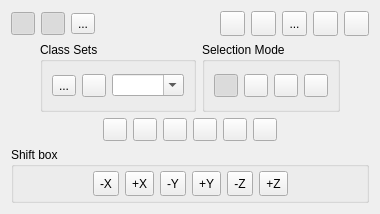
<?xml version="1.0" encoding="UTF-8"?>
<ui version="4.0">
 <class>AnnotationsDlg</class>
 <widget class="QDialog" name="AnnotationsDlg">
  <property name="geometry">
   <rect>
    <x>0</x>
    <y>0</y>
    <width>380</width>
    <height>214</height>
   </rect>
  </property>
  <property name="sizePolicy">
   <sizepolicy hsizetype="Maximum" vsizetype="Maximum">
    <horstretch>0</horstretch>
    <verstretch>0</verstretch>
   </sizepolicy>
  </property>
  <property name="windowTitle">
   <string>Annotations</string>
  </property>
  <layout class="QVBoxLayout" name="verticalLayout">
   <item>
    <layout class="QHBoxLayout" name="horizontalLayout_2">
     <item>
      <widget class="QToolButton" name="pauseToolButton">
       <property name="toolTip">
        <UInt>0</UInt>
       </property>
       <property name="statusTip">
        <string>Pause Annotation</string>
       </property>
       <property name="icon">
        <iconset resource="../MainWindow.qrc">
         <normaloff>:/Resources/images/smallPause.png</normaloff>:/Resources/images/smallPause.png</iconset>
       </property>
       <property name="checkable">
        <bool>true</bool>
       </property>
       <property name="checked">
        <bool>true</bool>
       </property>
       <property name="autoRaise">
        <bool>true</bool>
       </property>
      </widget>
     </item>
     <item>
      <widget class="QToolButton" name="showBoxToolButton">
       <property name="toolTip">
        <string>Show/hide bounding box</string>
       </property>
       <property name="statusTip">
        <string>Show Annotations</string>
       </property>
       <property name="icon">
        <iconset resource="../MainWindow.qrc">
         <normaloff>:/Resources/images/square.png</normaloff>:/Resources/images/square.png</iconset>
       </property>
       <property name="checkable">
        <bool>true</bool>
       </property>
       <property name="checked">
        <bool>true</bool>
       </property>
       <property name="autoRaise">
        <bool>true</bool>
       </property>
      </widget>
     </item>
     <item>
      <widget class="QToolButton" name="showOriginToolButton">
       <property name="text">
        <string>...</string>
       </property>
       <property name="icon">
        <iconset resource="../MainWindow.qrc">
         <normaloff>:/Resources/images/store.png</normaloff>:/Resources/images/store.png</iconset>
       </property>
       <property name="checkable">
        <bool>true</bool>
       </property>
      </widget>
     </item>
     <item>
      <spacer name="horizontalSpacer_9">
       <property name="orientation">
        <enum>Qt::Horizontal</enum>
       </property>
       <property name="sizeHint" stdset="0">
        <size>
         <width>40</width>
         <height>20</height>
        </size>
       </property>
      </spacer>
     </item>
     <item>
      <widget class="QToolButton" name="resetButton">
       <property name="minimumSize">
        <size>
         <width>25</width>
         <height>25</height>
        </size>
       </property>
       <property name="toolTip">
        <string>Reset</string>
       </property>
       <property name="statusTip">
        <string>Reset</string>
       </property>
       <property name="icon">
        <iconset resource="../MainWindow.qrc">
         <normaloff>:/Resources/images/smallReset.png</normaloff>:/Resources/images/smallReset.png</iconset>
       </property>
      </widget>
     </item>
     <item>
      <widget class="QToolButton" name="saveButton">
       <property name="minimumSize">
        <size>
         <width>25</width>
         <height>25</height>
        </size>
       </property>
       <property name="toolTip">
        <string>save annotations</string>
       </property>
       <property name="statusTip">
        <string>save annotations</string>
       </property>
       <property name="icon">
        <iconset resource="../MainWindow.qrc">
         <normaloff>:/Resources/images/small_save.png</normaloff>:/Resources/images/small_save.png</iconset>
       </property>
      </widget>
     </item>
     <item>
      <widget class="QToolButton" name="exportCloudWithAnnotations">
       <property name="minimumSize">
        <size>
         <width>25</width>
         <height>25</height>
        </size>
       </property>
       <property name="toolTip">
        <string>Export Annotations to SF</string>
       </property>
       <property name="text">
        <string>...</string>
       </property>
       <property name="icon">
        <iconset resource="../MainWindow.qrc">
         <normaloff>:/Resources/images/typeSF.png</normaloff>:/Resources/images/typeSF.png</iconset>
       </property>
      </widget>
     </item>
     <item>
      <widget class="QToolButton" name="importClassSetsButton">
       <property name="minimumSize">
        <size>
         <width>25</width>
         <height>25</height>
        </size>
       </property>
       <property name="toolTip">
        <string>import ClassSets</string>
       </property>
       <property name="statusTip">
        <string>import ClassSets</string>
       </property>
       <property name="icon">
        <iconset resource="../MainWindow.qrc">
         <normaloff>:/Resources/images/add.png</normaloff>:/Resources/images/add.png</iconset>
       </property>
      </widget>
     </item>
     <item>
      <widget class="QToolButton" name="closeButton">
       <property name="minimumSize">
        <size>
         <width>25</width>
         <height>25</height>
        </size>
       </property>
       <property name="toolTip">
        <string>Close</string>
       </property>
       <property name="statusTip">
        <string>Close</string>
       </property>
       <property name="icon">
        <iconset resource="../MainWindow.qrc">
         <normaloff>:/Resources/images/smallCancel.png</normaloff>:/Resources/images/smallCancel.png</iconset>
       </property>
      </widget>
     </item>
    </layout>
   </item>
   <item>
    <layout class="QHBoxLayout" name="horizontalLayout_3">
     <item>
      <spacer name="horizontalSpacer_7">
       <property name="orientation">
        <enum>Qt::Horizontal</enum>
       </property>
       <property name="sizeHint" stdset="0">
        <size>
         <width>40</width>
         <height>20</height>
        </size>
       </property>
      </spacer>
     </item>
     <item>
      <widget class="QGroupBox" name="classSetsGroupBox">
       <property name="sizePolicy">
        <sizepolicy hsizetype="Expanding" vsizetype="Expanding">
         <horstretch>0</horstretch>
         <verstretch>0</verstretch>
        </sizepolicy>
       </property>
       <property name="title">
        <string>Class Sets</string>
       </property>
       <layout class="QHBoxLayout" name="horizontalLayout">
        <item>
         <widget class="QToolButton" name="editToolButton">
          <property name="toolTip">
           <string>Edit Mode（this will change exist annotations）</string>
          </property>
          <property name="statusTip">
           <string>Edit Mode</string>
          </property>
          <property name="text">
           <string>...</string>
          </property>
          <property name="icon">
           <iconset resource="../MainWindow.qrc">
            <normaloff>:/Resources/images/edit_48px.png</normaloff>:/Resources/images/edit_48px.png</iconset>
          </property>
          <property name="checkable">
           <bool>true</bool>
          </property>
         </widget>
        </item>
        <item>
         <widget class="QToolButton" name="labelSelectedButton">
          <property name="minimumSize">
           <size>
            <width>0</width>
            <height>0</height>
           </size>
          </property>
          <property name="toolTip">
           <string>label selected clouds</string>
          </property>
          <property name="statusTip">
           <string>label selected clouds</string>
          </property>
          <property name="icon">
           <iconset resource="../MainWindow.qrc">
            <normaloff>:/Resources/images/smallValidate.png</normaloff>:/Resources/images/smallValidate.png</iconset>
          </property>
         </widget>
        </item>
        <item>
         <widget class="QComboBox" name="labelsComboBox">
          <property name="statusTip">
           <string>class sets</string>
          </property>
          <property name="editable">
           <bool>true</bool>
          </property>
          <property name="currentText">
           <string/>
          </property>
          <property name="duplicatesEnabled">
           <bool>false</bool>
          </property>
         </widget>
        </item>
       </layout>
      </widget>
     </item>
     <item>
      <widget class="QGroupBox" name="selectionGroupBox">
       <property name="title">
        <string>Selection Mode</string>
       </property>
       <layout class="QHBoxLayout" name="horizontalLayout_5">
        <item>
         <widget class="QToolButton" name="newModeButton">
          <property name="minimumSize">
           <size>
            <width>0</width>
            <height>0</height>
           </size>
          </property>
          <property name="toolTip">
           <string>Export selection as a new cloud</string>
          </property>
          <property name="statusTip">
           <string>add new selection</string>
          </property>
          <property name="icon">
           <iconset resource="../MainWindow.qrc">
            <normaloff>:/Resources/images/ecvPlus.png</normaloff>:/Resources/images/ecvPlus.png</iconset>
          </property>
          <property name="checkable">
           <bool>true</bool>
          </property>
          <property name="checked">
           <bool>true</bool>
          </property>
          <property name="autoExclusive">
           <bool>true</bool>
          </property>
          <attribute name="buttonGroup">
           <string notr="true">buttonGroup</string>
          </attribute>
         </widget>
        </item>
        <item>
         <widget class="QToolButton" name="unionModeButton">
          <property name="minimumSize">
           <size>
            <width>0</width>
            <height>0</height>
           </size>
          </property>
          <property name="toolTip">
           <string>Export selection as a new cloud</string>
          </property>
          <property name="statusTip">
           <string>union selections</string>
          </property>
          <property name="icon">
           <iconset resource="../MainWindow.qrc">
            <normaloff>:/Resources/images/ecvUnion.png</normaloff>:/Resources/images/ecvUnion.png</iconset>
          </property>
          <property name="checkable">
           <bool>true</bool>
          </property>
          <property name="autoExclusive">
           <bool>true</bool>
          </property>
          <attribute name="buttonGroup">
           <string notr="true">buttonGroup</string>
          </attribute>
         </widget>
        </item>
        <item>
         <widget class="QToolButton" name="trimModeButton">
          <property name="toolTip">
           <string>Export multiple slices by repeating the process along one or several dimensions (+ contour extraction)</string>
          </property>
          <property name="statusTip">
           <string>trim selections</string>
          </property>
          <property name="icon">
           <iconset resource="../MainWindow.qrc">
            <normaloff>:/Resources/images/ecvMinus.png</normaloff>:/Resources/images/ecvMinus.png</iconset>
          </property>
          <property name="shortcut">
           <string/>
          </property>
          <property name="checkable">
           <bool>true</bool>
          </property>
          <property name="autoExclusive">
           <bool>true</bool>
          </property>
          <attribute name="buttonGroup">
           <string notr="true">buttonGroup</string>
          </attribute>
         </widget>
        </item>
        <item>
         <widget class="QToolButton" name="intersectModeButton">
          <property name="toolTip">
           <string>Export multiple slices by repeating the process along one or several dimensions (+ contour extraction)</string>
          </property>
          <property name="statusTip">
           <string>intersect selections</string>
          </property>
          <property name="icon">
           <iconset resource="../MainWindow.qrc">
            <normaloff>:/Resources/images/ecvIntersection.png</normaloff>:/Resources/images/ecvIntersection.png</iconset>
          </property>
          <property name="shortcut">
           <string/>
          </property>
          <property name="checkable">
           <bool>true</bool>
          </property>
          <property name="autoExclusive">
           <bool>true</bool>
          </property>
          <attribute name="buttonGroup">
           <string notr="true">buttonGroup</string>
          </attribute>
         </widget>
        </item>
       </layout>
      </widget>
     </item>
     <item>
      <spacer name="horizontalSpacer_6">
       <property name="orientation">
        <enum>Qt::Horizontal</enum>
       </property>
       <property name="sizeHint" stdset="0">
        <size>
         <width>40</width>
         <height>20</height>
        </size>
       </property>
      </spacer>
     </item>
    </layout>
   </item>
   <item>
    <widget class="QFrame" name="viewButtonsFrame">
     <property name="sizePolicy">
      <sizepolicy hsizetype="Preferred" vsizetype="Maximum">
       <horstretch>0</horstretch>
       <verstretch>0</verstretch>
      </sizepolicy>
     </property>
     <property name="frameShape">
      <enum>QFrame::NoFrame</enum>
     </property>
     <layout class="QHBoxLayout" name="horizontalLayout_8">
      <property name="leftMargin">
       <number>0</number>
      </property>
      <property name="topMargin">
       <number>0</number>
      </property>
      <property name="rightMargin">
       <number>0</number>
      </property>
      <property name="bottomMargin">
       <number>0</number>
      </property>
      <item>
       <spacer name="horizontalSpacer_4">
        <property name="orientation">
         <enum>Qt::Horizontal</enum>
        </property>
        <property name="sizeHint" stdset="0">
         <size>
          <width>40</width>
          <height>20</height>
         </size>
        </property>
       </spacer>
      </item>
      <item>
       <widget class="QToolButton" name="viewLeftToolButton">
        <property name="toolTip">
         <string>Set 'left' view</string>
        </property>
        <property name="statusTip">
         <string>Set 'left' view</string>
        </property>
        <property name="icon">
         <iconset resource="../MainWindow.qrc">
          <normaloff>:/Resources/images/ecvViewXpos.png</normaloff>:/Resources/images/ecvViewXpos.png</iconset>
        </property>
       </widget>
      </item>
      <item>
       <widget class="QToolButton" name="viewRightToolButton">
        <property name="toolTip">
         <string>Set 'right' view</string>
        </property>
        <property name="statusTip">
         <string>Set 'right' view</string>
        </property>
        <property name="icon">
         <iconset resource="../MainWindow.qrc">
          <normaloff>:/Resources/images/ecvViewXneg.png</normaloff>:/Resources/images/ecvViewXneg.png</iconset>
        </property>
       </widget>
      </item>
      <item>
       <widget class="QToolButton" name="viewFrontToolButton">
        <property name="toolTip">
         <string>Set 'front' view</string>
        </property>
        <property name="statusTip">
         <string>Set 'front' view</string>
        </property>
        <property name="icon">
         <iconset resource="../MainWindow.qrc">
          <normaloff>:/Resources/images/ecvViewYpos.png</normaloff>:/Resources/images/ecvViewYpos.png</iconset>
        </property>
       </widget>
      </item>
      <item>
       <widget class="QToolButton" name="viewBackToolButton">
        <property name="toolTip">
         <string>Set 'back' view</string>
        </property>
        <property name="statusTip">
         <string>Set 'back' view</string>
        </property>
        <property name="icon">
         <iconset resource="../MainWindow.qrc">
          <normaloff>:/Resources/images/ecvViewYneg.png</normaloff>:/Resources/images/ecvViewYneg.png</iconset>
        </property>
       </widget>
      </item>
      <item>
       <widget class="QToolButton" name="viewDownToolButton">
        <property name="toolTip">
         <string>Set 'down' view</string>
        </property>
        <property name="statusTip">
         <string>Set 'down' view</string>
        </property>
        <property name="icon">
         <iconset resource="../MainWindow.qrc">
          <normaloff>:/Resources/images/ecvViewZneg.png</normaloff>:/Resources/images/ecvViewZneg.png</iconset>
        </property>
       </widget>
      </item>
      <item>
       <widget class="QToolButton" name="viewUpToolButton">
        <property name="toolTip">
         <string>Set 'up' view</string>
        </property>
        <property name="statusTip">
         <string>Set 'up' view</string>
        </property>
        <property name="icon">
         <iconset resource="../MainWindow.qrc">
          <normaloff>:/Resources/images/ecvViewZpos.png</normaloff>:/Resources/images/ecvViewZpos.png</iconset>
        </property>
       </widget>
      </item>
      <item>
       <spacer name="horizontalSpacer_5">
        <property name="orientation">
         <enum>Qt::Horizontal</enum>
        </property>
        <property name="sizeHint" stdset="0">
         <size>
          <width>40</width>
          <height>20</height>
         </size>
        </property>
       </spacer>
      </item>
     </layout>
    </widget>
   </item>
   <item>
    <widget class="QGroupBox" name="groupBox">
     <property name="sizePolicy">
      <sizepolicy hsizetype="Preferred" vsizetype="Maximum">
       <horstretch>0</horstretch>
       <verstretch>0</verstretch>
      </sizepolicy>
     </property>
     <property name="title">
      <string>Shift box</string>
     </property>
     <layout class="QHBoxLayout" name="horizontalLayout_4">
      <property name="leftMargin">
       <number>4</number>
      </property>
      <property name="topMargin">
       <number>4</number>
      </property>
      <property name="rightMargin">
       <number>4</number>
      </property>
      <property name="bottomMargin">
       <number>4</number>
      </property>
      <item>
       <spacer name="horizontalSpacer_2">
        <property name="orientation">
         <enum>Qt::Horizontal</enum>
        </property>
        <property name="sizeHint" stdset="0">
         <size>
          <width>1</width>
          <height>20</height>
         </size>
        </property>
       </spacer>
      </item>
      <item>
       <widget class="QToolButton" name="minusXShiftToolButton">
        <property name="sizePolicy">
         <sizepolicy hsizetype="Maximum" vsizetype="Maximum">
          <horstretch>0</horstretch>
          <verstretch>0</verstretch>
         </sizepolicy>
        </property>
        <property name="minimumSize">
         <size>
          <width>25</width>
          <height>25</height>
         </size>
        </property>
        <property name="toolTip">
         <string>Shift box along its X dimension</string>
        </property>
        <property name="text">
         <string notr="true">-X</string>
        </property>
       </widget>
      </item>
      <item>
       <widget class="QToolButton" name="plusXShiftToolButton">
        <property name="sizePolicy">
         <sizepolicy hsizetype="Maximum" vsizetype="Maximum">
          <horstretch>0</horstretch>
          <verstretch>0</verstretch>
         </sizepolicy>
        </property>
        <property name="minimumSize">
         <size>
          <width>25</width>
          <height>25</height>
         </size>
        </property>
        <property name="toolTip">
         <string>Shift box along its X dimension</string>
        </property>
        <property name="text">
         <string notr="true">+X</string>
        </property>
       </widget>
      </item>
      <item>
       <widget class="QToolButton" name="minusYShiftToolButton">
        <property name="sizePolicy">
         <sizepolicy hsizetype="Maximum" vsizetype="Maximum">
          <horstretch>0</horstretch>
          <verstretch>0</verstretch>
         </sizepolicy>
        </property>
        <property name="minimumSize">
         <size>
          <width>25</width>
          <height>25</height>
         </size>
        </property>
        <property name="toolTip">
         <string>Shift box along its Y dimension</string>
        </property>
        <property name="text">
         <string notr="true">-Y</string>
        </property>
       </widget>
      </item>
      <item>
       <widget class="QToolButton" name="plusYShiftToolButton">
        <property name="sizePolicy">
         <sizepolicy hsizetype="Maximum" vsizetype="Maximum">
          <horstretch>0</horstretch>
          <verstretch>0</verstretch>
         </sizepolicy>
        </property>
        <property name="minimumSize">
         <size>
          <width>25</width>
          <height>25</height>
         </size>
        </property>
        <property name="toolTip">
         <string>Shift box along its Y dimension</string>
        </property>
        <property name="text">
         <string notr="true">+Y</string>
        </property>
       </widget>
      </item>
      <item>
       <widget class="QToolButton" name="minusZShiftToolButton">
        <property name="sizePolicy">
         <sizepolicy hsizetype="Maximum" vsizetype="Maximum">
          <horstretch>0</horstretch>
          <verstretch>0</verstretch>
         </sizepolicy>
        </property>
        <property name="minimumSize">
         <size>
          <width>25</width>
          <height>25</height>
         </size>
        </property>
        <property name="toolTip">
         <string>Shift box along its Z dimension</string>
        </property>
        <property name="text">
         <string notr="true">-Z</string>
        </property>
       </widget>
      </item>
      <item>
       <widget class="QToolButton" name="plusZShiftToolButton">
        <property name="sizePolicy">
         <sizepolicy hsizetype="Maximum" vsizetype="Maximum">
          <horstretch>0</horstretch>
          <verstretch>0</verstretch>
         </sizepolicy>
        </property>
        <property name="minimumSize">
         <size>
          <width>25</width>
          <height>25</height>
         </size>
        </property>
        <property name="toolTip">
         <string>Shift box along its Z dimension</string>
        </property>
        <property name="text">
         <string notr="true">+Z</string>
        </property>
       </widget>
      </item>
      <item>
       <spacer name="horizontalSpacer_3">
        <property name="orientation">
         <enum>Qt::Horizontal</enum>
        </property>
        <property name="sizeHint" stdset="0">
         <size>
          <width>0</width>
          <height>20</height>
         </size>
        </property>
       </spacer>
      </item>
     </layout>
    </widget>
   </item>
  </layout>
 </widget>
 <resources>
  <include location="../MainWindow.qrc"/>
 </resources>
 <connections/>
 <buttongroups>
  <buttongroup name="buttonGroup"/>
 </buttongroups>
</ui>
